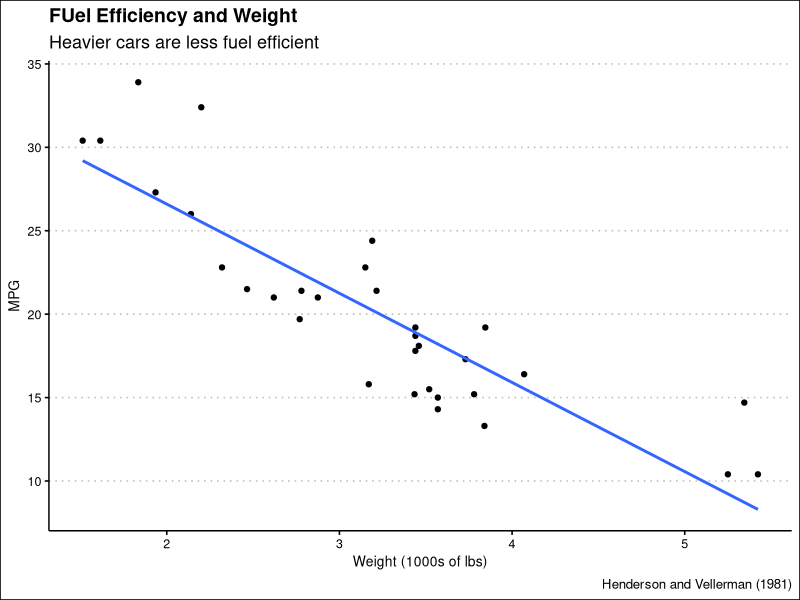

The R source for this figure:
library(tidyverse)
library(ggthemes)

car_plot <- mtcars %>%
  select(mpg, wt) %>% 
  ggplot(mapping=aes(x=wt, y=mpg)) +
  geom_point() +
  geom_smooth(method="lm", formula=y~x, se=FALSE) +
  theme_clean() +
  labs(title="FUel Efficiency and Weight",
       subtitle="Heavier cars are less fuel efficient",
       x="Weight (1000s of lbs)",
       y="MPG",
       caption="Henderson and Vellerman (1981)")
write_rds(car_plot, "car-plot.rds")
ggsave("car-plot.png", car_plot)
